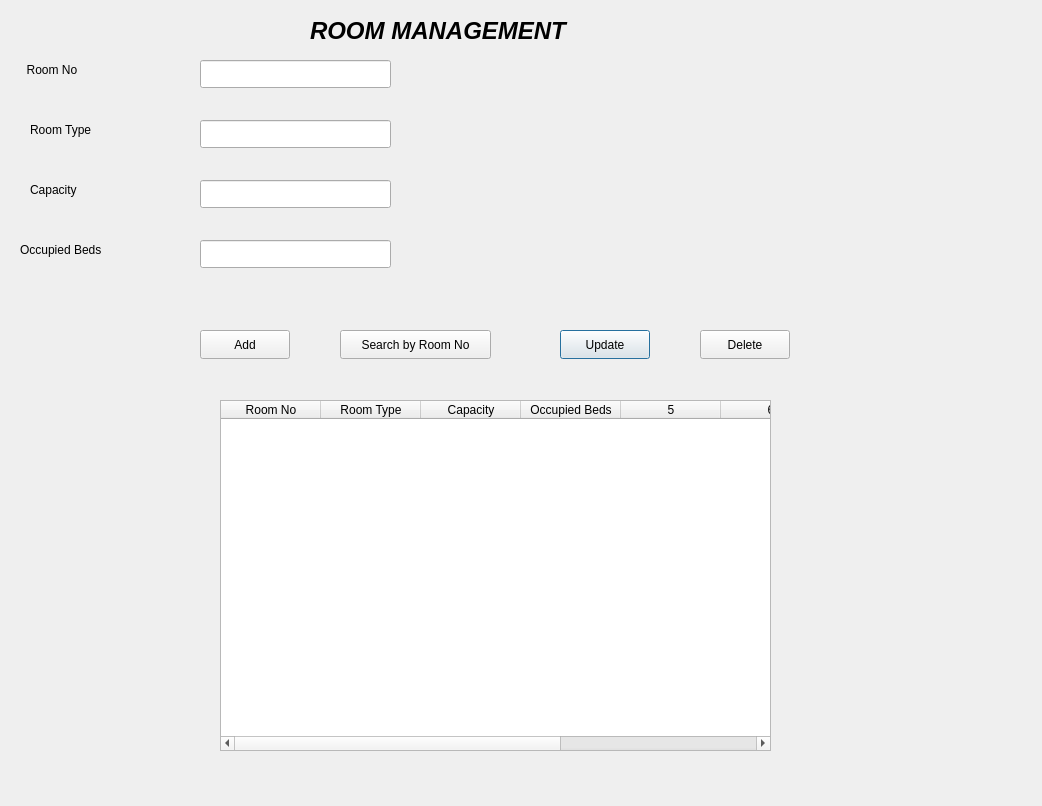
<?xml version="1.0" encoding="UTF-8"?>
<ui version="4.0">
 <class>RoomManagement</class>
 <widget class="QDialog" name="RoomManagement">
  <property name="geometry">
   <rect>
    <x>0</x>
    <y>0</y>
    <width>1042</width>
    <height>806</height>
   </rect>
  </property>
  <property name="windowTitle">
   <string>Dialog</string>
  </property>
  <widget class="QLabel" name="label">
   <property name="geometry">
    <rect>
     <x>20</x>
     <y>60</y>
     <width>81</width>
     <height>20</height>
    </rect>
   </property>
   <property name="text">
    <string>  Room No </string>
   </property>
  </widget>
  <widget class="QLabel" name="label_2">
   <property name="geometry">
    <rect>
     <x>30</x>
     <y>120</y>
     <width>91</width>
     <height>20</height>
    </rect>
   </property>
   <property name="text">
    <string>Room Type </string>
   </property>
  </widget>
  <widget class="QLabel" name="label_3">
   <property name="geometry">
    <rect>
     <x>30</x>
     <y>180</y>
     <width>71</width>
     <height>20</height>
    </rect>
   </property>
   <property name="text">
    <string>Capacity  </string>
   </property>
  </widget>
  <widget class="QLabel" name="label_4">
   <property name="geometry">
    <rect>
     <x>20</x>
     <y>240</y>
     <width>111</width>
     <height>20</height>
    </rect>
   </property>
   <property name="text">
    <string>Occupied Beds </string>
   </property>
  </widget>
  <widget class="QLineEdit" name="txtRoomNo">
   <property name="geometry">
    <rect>
     <x>200</x>
     <y>60</y>
     <width>191</width>
     <height>28</height>
    </rect>
   </property>
  </widget>
  <widget class="QLineEdit" name="txtRoomType">
   <property name="geometry">
    <rect>
     <x>200</x>
     <y>120</y>
     <width>191</width>
     <height>28</height>
    </rect>
   </property>
  </widget>
  <widget class="QLineEdit" name="txtCapacity">
   <property name="geometry">
    <rect>
     <x>200</x>
     <y>180</y>
     <width>191</width>
     <height>28</height>
    </rect>
   </property>
  </widget>
  <widget class="QLineEdit" name="txtOccupied">
   <property name="geometry">
    <rect>
     <x>200</x>
     <y>240</y>
     <width>191</width>
     <height>28</height>
    </rect>
   </property>
  </widget>
  <widget class="QPushButton" name="btnUpdate">
   <property name="geometry">
    <rect>
     <x>560</x>
     <y>330</y>
     <width>90</width>
     <height>29</height>
    </rect>
   </property>
   <property name="text">
    <string>Update</string>
   </property>
  </widget>
  <widget class="QPushButton" name="btnSearch">
   <property name="geometry">
    <rect>
     <x>340</x>
     <y>330</y>
     <width>151</width>
     <height>29</height>
    </rect>
   </property>
   <property name="text">
    <string>Search by Room No</string>
   </property>
  </widget>
  <widget class="QPushButton" name="btnAdd">
   <property name="geometry">
    <rect>
     <x>200</x>
     <y>330</y>
     <width>90</width>
     <height>29</height>
    </rect>
   </property>
   <property name="text">
    <string>Add</string>
   </property>
  </widget>
  <widget class="QPushButton" name="btnDelete">
   <property name="geometry">
    <rect>
     <x>700</x>
     <y>330</y>
     <width>90</width>
     <height>29</height>
    </rect>
   </property>
   <property name="text">
    <string>Delete</string>
   </property>
  </widget>
  <widget class="QTableWidget" name="tableRooms">
   <property name="geometry">
    <rect>
     <x>220</x>
     <y>400</y>
     <width>551</width>
     <height>351</height>
    </rect>
   </property>
   <property name="columnCount">
    <number>8</number>
   </property>
   <column>
    <property name="text">
     <string>Room No</string>
    </property>
   </column>
   <column>
    <property name="text">
     <string>Room Type</string>
    </property>
   </column>
   <column>
    <property name="text">
     <string>Capacity</string>
    </property>
   </column>
   <column>
    <property name="text">
     <string>Occupied Beds</string>
    </property>
   </column>
   <column/>
   <column/>
   <column/>
   <column/>
  </widget>
  <widget class="QLabel" name="label_5">
   <property name="geometry">
    <rect>
     <x>310</x>
     <y>10</y>
     <width>341</width>
     <height>41</height>
    </rect>
   </property>
   <property name="font">
    <font>
     <pointsize>18</pointsize>
     <italic>true</italic>
     <bold>true</bold>
    </font>
   </property>
   <property name="text">
    <string>ROOM MANAGEMENT</string>
   </property>
  </widget>
 </widget>
 <resources/>
 <connections/>
</ui>
